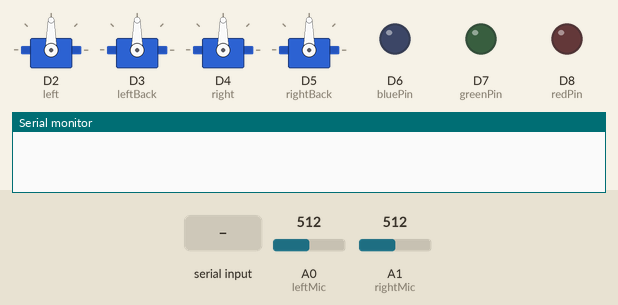
Recording of a sketch running on a simulated Arduino Uno R4 WiFi. Parts: 4 × servo, output pins drawn as LEDs (lit = HIGH), the last lines printed to the serial monitor. Inputs (shaded band) come from the test bench; at power-on: A0 (leftMic) = 512, A1 (rightMic) = 512.

Above: at 0.5 s.
At 12.8 s:
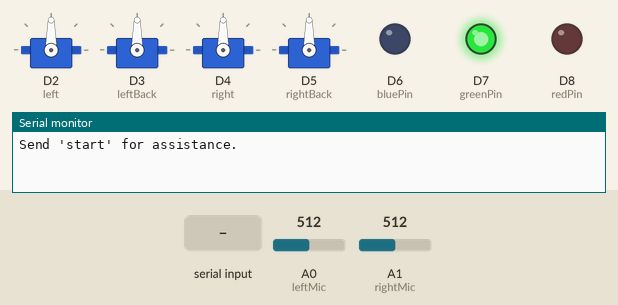
12.9 s: "start\n" received over Serial
14.4 s: "1\n" received over Serial
Timing chart, 0 to 17.4 s (numbered marks = the images above; inputs shaded):
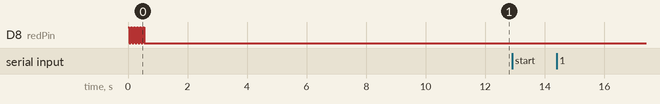

The sketch:

HACKMIT24_robo.ino
```cpp
#include <Servo.h>
#include "Arduino_LED_Matrix.h"

ArduinoLEDMatrix matrix;
Servo left;
Servo leftBack;
Servo right;
Servo rightBack;
int redPin = 8;
int bluePin= 6;
int greenPin = 7;
int leftMic = A0;
int rightMic = A1;
int pos = 0;
int BalL=0;
int BalR=0;
int val = 0;
int val2 = 0;

const uint8_t heart[] = {
  0, 0, 0, 0, 1, 1, 0, 0, 0, 1, 1, 0, 0, 0, 0, 0,
  0, 0, 0, 1, 1, 1, 1, 0, 1, 1, 1, 1, 0, 0, 0, 0,
  0, 0, 1, 1, 1, 1, 1, 1, 1, 1, 1, 1, 1, 0, 0, 0,
  0, 1, 1, 1, 1, 1, 1, 1, 1, 1, 1, 1, 1, 1, 0, 0,
  1, 1, 1, 1, 1, 1, 1, 1, 1, 1, 1, 1, 1, 1, 1, 0,
  1, 1, 1, 1, 1, 1, 1, 1, 1, 1, 1, 1, 1, 1, 1, 0,
  1, 1, 1, 1, 1, 1, 1, 1, 1, 1, 1, 1, 1, 1, 1, 0,
  1, 1, 1, 1, 1, 1, 1, 1, 1, 1, 1, 1, 1, 1, 1, 0,
  0, 1, 1, 1, 1, 1, 1, 1, 1, 1, 1, 1, 1, 1, 0, 0,
  0, 0, 1, 1, 1, 1, 1, 1, 1, 1, 1, 1, 1, 0, 0, 0,
  0, 0, 0, 1, 1, 1, 1, 1, 1, 1, 1, 1, 0, 0, 0, 0,
  0, 0, 0, 0, 1, 1, 1, 1, 1, 1, 1, 0, 0, 0, 0, 0
};

void setColor(int redValue, int greenValue, int blueValue) {
  analogWrite(redPin, redValue);
  analogWrite(greenPin, greenValue);
  analogWrite(bluePin, blueValue);
}
// this void is setting up a function that can be called later on

void drawHeart() {
  matrix.clear();  // Clear the matrix
  matrix.loadPixels((uint8_t*)heart, sizeof(heart));  // Load the heart pixel array to the matrix
}

void stepLeft() {
  for (pos = 180; pos >= 0; pos -= 1) { // goes from 0 degrees to 180 degrees
      // in steps of 1 degree
      leftBack.write(pos);              // tell servo to go to position in variable 'pos'
      delay(15);                       // waits 15 ms for the servo to reach the position
    }
    for (pos = 0; pos <= 180; pos += 1) { // goes from 180 degrees to 0 degrees
      right.write(pos);              // tell servo to go to position in variable 'pos'
      delay(15);
    }

      for (pos = 180; pos >= 0; pos -= 1) { // goes from 0 degrees to 180 degrees
      // in steps of 1 degree
      right.write(pos);              // tell servo to go to position in variable 'pos'
      delay(15);                       // waits 15 ms for the servo to reach the position
    }
    for (pos = 0; pos <= 180; pos += 1) { // goes from 180 degrees to 0 degrees
      leftBack.write(pos);              // tell servo to go to position in variable 'pos'
      delay(15);
    }
}

void stepRight() {
  for (pos = 0; pos <= 180; pos += 1) { // goes from 0 degrees to 180 degrees
      // in steps of 1 degree
      rightBack.write(pos);              // tell servo to go to position in variable 'pos'
      delay(15);                       // waits 15 ms for the servo to reach the position
    }
    for (pos = 180; pos >= 0; pos -= 1) { // goes from 180 degrees to 0 degrees
      left.write(pos);              // tell servo to go to position in variable 'pos'
      delay(15);
    }

      for (pos = 180; pos >= 0; pos -= 1) { // goes from 0 degrees to 180 degrees
      // in steps of 1 degree
      left.write(pos);              // tell servo to go to position in variable 'pos'
      delay(15);                       // waits 15 ms for the servo to reach the position
    }
    for (pos = 0; pos <= 180; pos += 1) { // goes from 180 degrees to 0 degrees
      rightBack.write(pos);              // tell servo to go to position in variable 'pos'
      delay(15);
    }
}

void activateTask() {
  Serial.println("Activation signal received!");
  for(int j = 0; j<=3; j +=1){
    BalL = abs(analogRead(leftMic)-33);
    BalR = abs(analogRead(rightMic)-33);
    int dir = BalL-BalR;

  if (dir>0){
    for (int i = 0; i<=3; i +=1){
      stepLeft();
    }
  }
    if (dir<0){
    for (int i = 0; i<=3; i +=1){
      stepRight();
    }
  }
  }
}

void setup() {
  // put your setup code here, to run once:
 // until the robot recieves the start up signal it should stay in standby
  //wifi socket
  Serial.begin(115200);
  //led and walking innitialization
  pinMode(redPin, OUTPUT);
  pinMode(bluePin, OUTPUT);
  pinMode(greenPin, OUTPUT);
  left.attach(2);
  leftBack.attach(3);
  right.attach(4);
  rightBack.attach(5);
// until the robot recieves the start up signal it should stay in standby

  left.write(90);
  leftBack.write(90);
  right.write(90);
  rightBack.write(90);

  for (int i=0; i<=5; i++){
    setColor(255,0,0);
    delay(50);
    setColor(0,0,0);
    delay(50);
  }
  delay(1000);
  setColor(0,255,0);
  delay(10000);

  Serial.println("Send 'start' for assistance.");

}


void loop() {
if (Serial.available() > 0) {
  String command = Serial.readStringUntil('\n');  // Read input from the serial monitor

  // Check if the input command is "start"
  command.trim();  // Remove any extra spaces or newlines
  if (command.equalsIgnoreCase("start")) {
    Serial.println("Are you ok");
    activateTask();
  } else {
    // If the command is not recognized
    Serial.println("Unknown command. Send 'start' for assistance.");
  }
}
}
```
